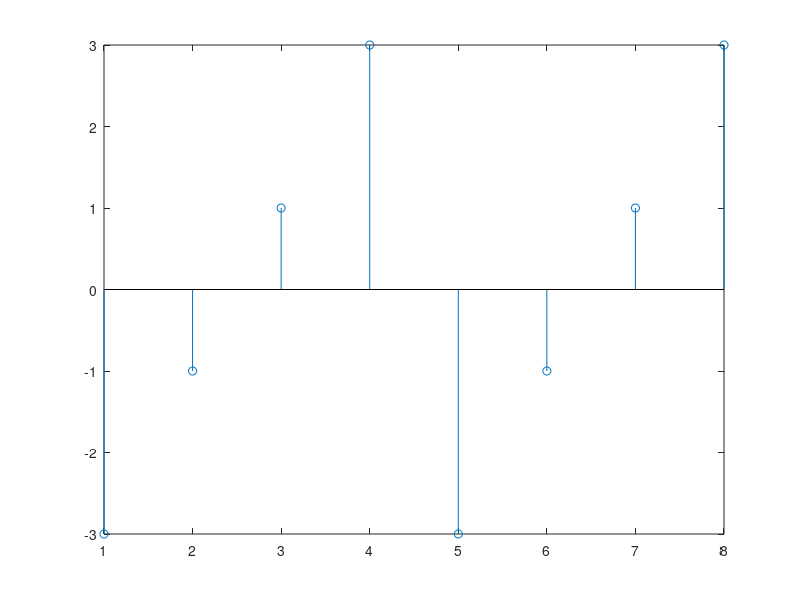
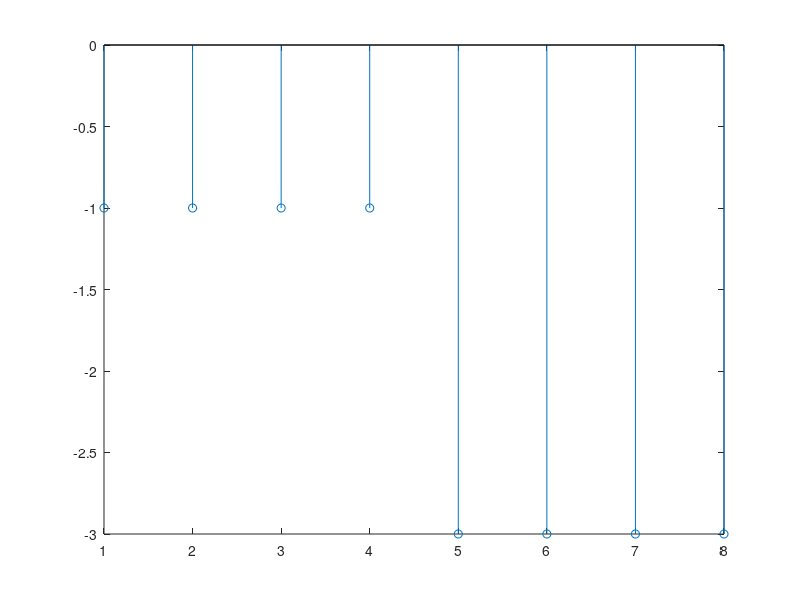
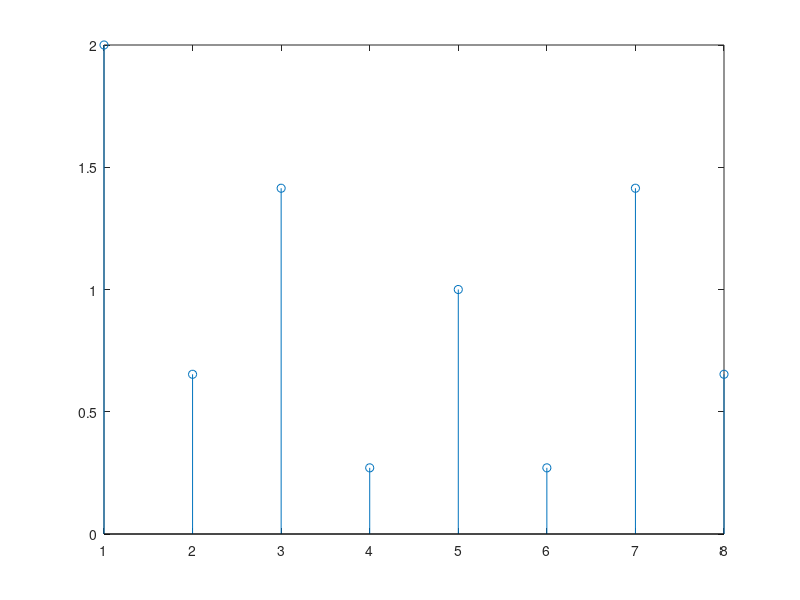
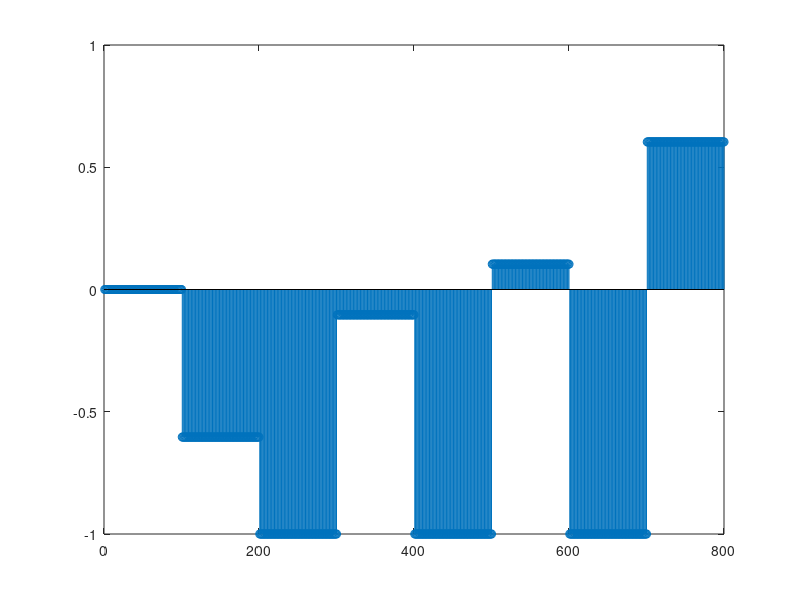

Write the MATLAB code that produced these figures, in order.
close all
clear all
clc

fo = 24000000;
to = 1/fo;

t = 0.01*to:0.01*to:8*to;
carr_real = cos(2*pi*fo*t);
carr_imaj = sin(2*pi*fo*t);

inp = [0 0 0 1 0 1 0 1 1 1 0 1 1 0 0 1 0 0 0 0 0 1 0 0 1 1 0 0 1 0 0 0]

l = 0;

for k=1:4:length(inp)
	temp_real = [inp(k) inp(k+1)];
	temp_imaj = [inp(k+2) inp(k+3)];
	
	h = k+l-l*4;
	
	if temp_real == [0 0]
		map(h,1) = -3;
	elseif temp_real == [0 1]
		map(h,1) = -1;
	elseif temp_real == [1 1]
		map(h,1) = 1;
	else
		map(h,1) = 3;
	endif

	if temp_imaj == [0 0]
		map(h,2) = -3;
	elseif temp_imaj == [0 1]
		map(h,2) = -1;
	elseif temp_imaj == [1 1]
		map(h,2) = 1;
	else
		map(h,2) = 3;
	endif

	l = l+1;
endfor

mapping = map(:,1) + i*map(:,2);

figure(2)
stem(1:8,map(:,1))
figure(3)
stem(1:8,map(:,2))


ifftmap = ifft(mapping);

figure(4)
stem(1:8,abs(ifftmap))


inter_real = real(ifftmap)';
inter_imaj = imag(ifftmap)';

k = ones(1,100);
interpol_real = zeros(1,800);
interpol_imaj = zeros(1,800);


for m = 1:8
	for n = 1:100 
		o = (m*100+n)-100;
		interpol_real(o) = inter_real(m) * k(n);
	endfor
endfor


for m = 1:8
	for n = 1:100 
		o = (m*100+n)-100;
		interpol_imaj(o) = inter_imaj(m) * k(n);
	endfor
endfor

figure(5)
stem(1:800,interpol_real)
figure(6)
stem(1:800,interpol_imaj)


channel_real = carr_real .* interpol_real;
channel_imaj = carr_imaj .* interpol_imaj;


channel = channel_real + channel_imaj;

figure(7)
plot(1:800,channel_real)
figure(8)
plot(1:800,channel_imaj)
figure(9)
plot(1:800,channel)


rec_real = channel .* carr_real;
figure(10)
plot(1:800,rec_real)

rec_imaj = channel .* carr_imaj;
figure(11)
plot(1:800,rec_real)


for m = 1:8
	o = m*100-99;		
	integral_real(m) = sum(rec_real(o:o+99))*2/100;
endfor
figure(12)
stem(1:8,integral_real)

for m = 1:8
	o = m*100-99;		
	integral_imaj(m) = sum(rec_imaj(o:o+99))*2/100;
endfor
figure(13)
stem(1:8,integral_imaj)

integral = (integral_real' + i*integral_imaj');


rec_fft = round(fft(integral));

figure(14)
stem(1:8,abs(rec_fft))


for k=1:length(rec_fft)
	temp_real = real(rec_fft(k));
	temp_imaj = imag(rec_fft(k));
	
	h = k*4-3;
	
	if temp_real == -3
		out(h:h+1) = [0 0];
	elseif temp_real == -1
		out(h:h+1) = [0 1];
	elseif temp_real == 1
		out(h:h+1) = [1 1];
	else
		out(h:h+1) = [1 0];
	endif

	if temp_imaj == -3
		out(h+2:h+3) = [0 0];
	elseif temp_imaj == -1
		out(h+2:h+3) = [0 1];
	elseif temp_imaj == 1
		out(h+2:h+3) = [1 1];
	else
		out(h+2:h+3) = [1 0];
	endif
endfor

out
